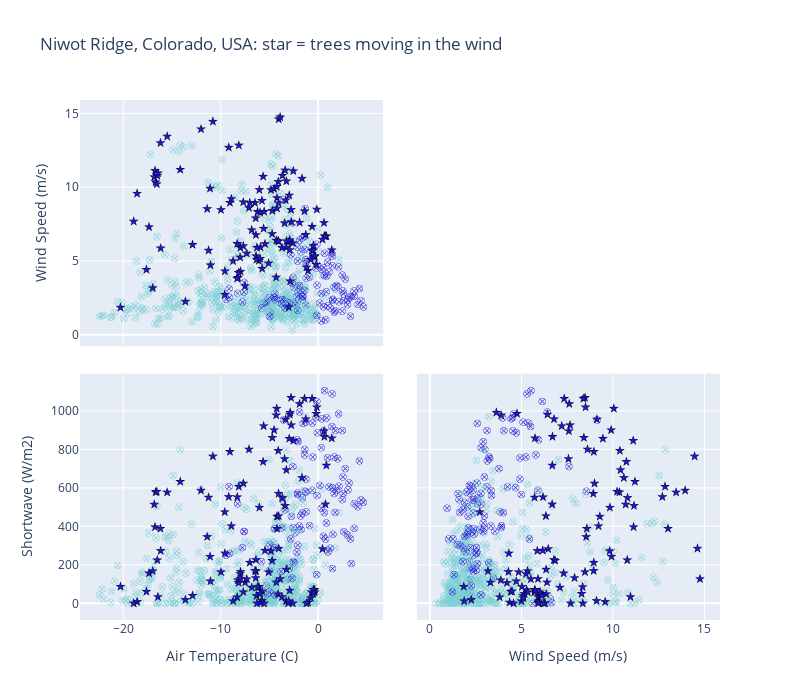

Notebook cell for this chart:
### Code cell
# Niwot
# Some constatns 
colorscaled = [[0., colorsnowunload], [1, colorsnow]]
index_vals = niwot_df_sub['CD']
index_symbols = niwot_df_sub['Classsymbol']

fig = go.Figure()
fig.add_trace(go.Splom(dimensions=[dict(label=nametemp, values=niwot_df_sub['temp']),
                                   dict(label=namewind, values=niwot_df_sub['windspeed']),
                                   dict(label=nameSW,   values=niwot_df_sub['shortwave'])],
                                   marker=dict(color=index_vals, colorscale=colorscaled, symbol=index_symbols, showscale=False, line_color='black', line_width=0.5, size=7),
                                   showlegend=False, showupperhalf=False, diagonal_visible=False,
                      ))

fig.update_layout(title='Niwot Ridge, Colorado, USA: star = trees moving in the wind', width=800, height=700, dragmode='select')

fig.show()

### Figure 1 — Plotly figure (JSON) as saved in the notebook; plotly's stock layout.template omitted (floating-point values rounded to 4 significant figures; data arrays with more than 128 entries replaced by an {"elided": "..."} marker saying what was removed)
{"data": [{"diagonal": {"visible": false}, "dimensions": [{"label": "Air Temperature (C)", "values": {"elided": "695 float values"}}, {"label": "Wind Speed (m/s)", "values": {"elided": "695 float values"}}, {"label": "Shortwave (W/m2)", "values": {"elided": "695 float values"}}], "marker": {"color": {"elided": "695 int values"}, "colorscale": [[0, "#1F15D5"], [1, "#7dcfd4"]], "line": {"color": "black", "width": 0.5}, "showscale": false, "size": 7, "symbol": {"elided": "695 int values"}}, "showlegend": false, "showupperhalf": false, "type": "splom"}], "layout": {"dragmode": "select", "height": 700, "title": {"text": "Niwot Ridge, Colorado, USA: star = trees moving in the wind"}, "width": 800}}
